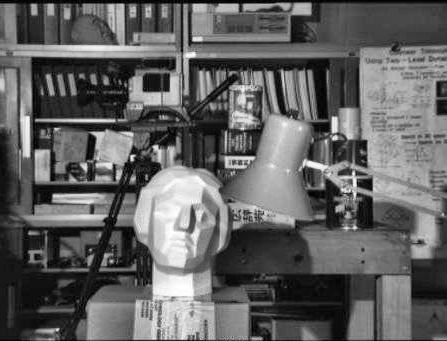
#> input picture 资料/clahe.jpg, 447 x 341 px, found by its file name
$ jupyter execute '2.均衡化.ipynb'
#> lines starting #> are read from the running program, lines starting #| are printed output that depends on the picture; after the words box and inside, x2 and y2 are one past the last pixel; in counts of white or black regions, pixels touching at a corner belong together
[cell 1]
import matplotlib.pyplot as plt
import cv2 as cv
import numpy as np
import matplotlib.pyplot as plt
import imutils

[cell 2]
def show(img):
    plt.figure(dpi=140)
    plt.xlim(0,255)
    plt.plot(img)

[cell 3]
img=cv.imread('/Users/lixuecheng/Downloads/OpenCV/代码+资料/第2-7章notebook课件/图像操作/clahe.jpg',0)
#> img is the input picture: shape (341, 447); min 0, max 255, mean 97.8
plt.imshow(imutils.opencv2matplotlib(img))

[cell 4]
#绘制直方图
hinst=cv.calcHist([img],[0],None,[256],[0,256])
#> hinst = 256 values, max 1584 at index 23, min 45 at index 253, mean 595.4
plt.hist(hinst.ravel(),256)
plt.show()
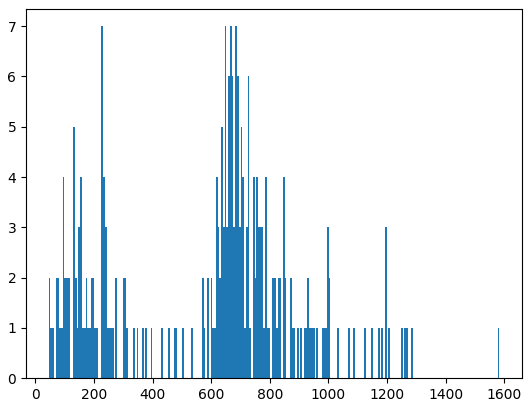
#> figure drawn by matplotlib, 1 panel

[cell 5]
#均衡优化
new_hist=cv.equalizeHist(img)
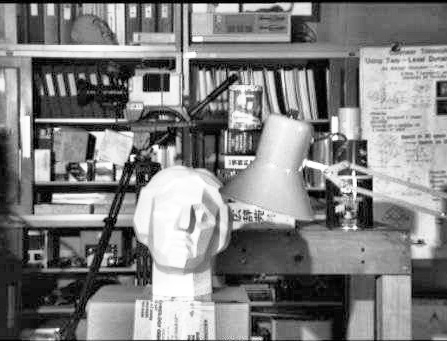
#> new_hist: shape (341, 447); min 0, max 255, mean 128.1
plt.hist(new_hist.ravel(),255)
plt.show()
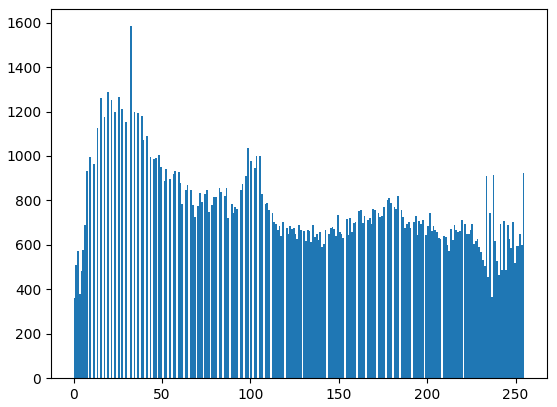
#> figure drawn by matplotlib, 1 panel; tallest bar 1584 high, from x = 32 to 33

[cell 6]
#对原始图像加上掩码mask
mask=np.zeros(img.shape[:2],np.uint8)
mask[100:250,100:350]=255
plt.imshow(imutils.opencv2matplotlib(mask))
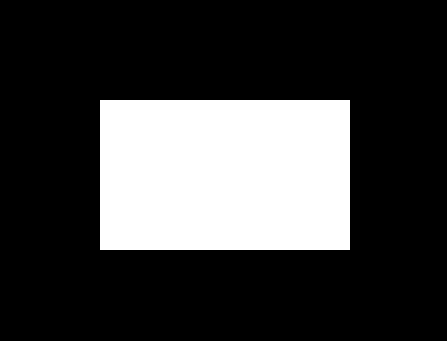
#> shown: shape (341, 447, 3); 24.6% white; 1 white region, box (x1, y1, x2, y2) and area: (100, 100, 350, 250) 37500

[cell 7]
mask_add=cv.bitwise_and(img,img,mask=mask)
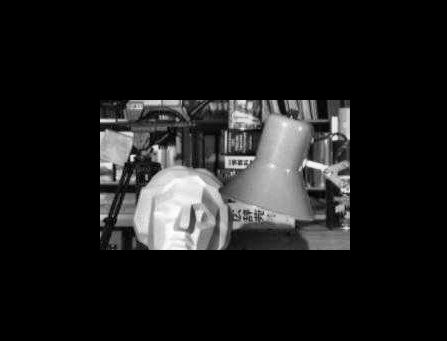
#> mask_add: shape (341, 447); min 0, max 255, mean 28
plt.imshow(imutils.opencv2matplotlib(mask_add))

[cell 8]
#加入掩码后的效果
hinst_masked=cv.calcHist([img],[0],mask_add,[256],[0,256])
#> hinst_masked = 256 values, max 274 at index 32, min 0 at index 0, mean 146.4
plt.hist(hinst_masked.ravel(),256)
plt.show()
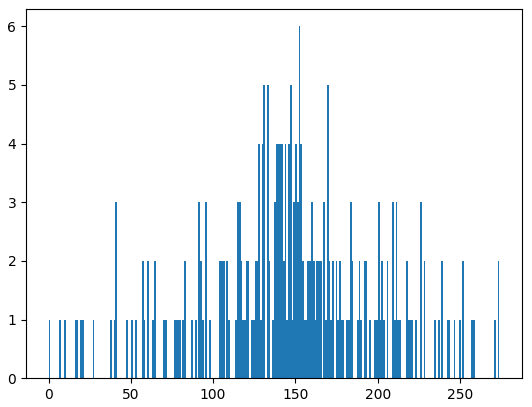
#> figure drawn by matplotlib, 1 panel; tallest bar 6 high, from x = 152 to 153.1

[cell 9]
#使用自定义均衡器的效果
result=cv.createCLAHE(clipLimit=2.0,tileGridSize=(8,8))
result_img=result.apply(img)
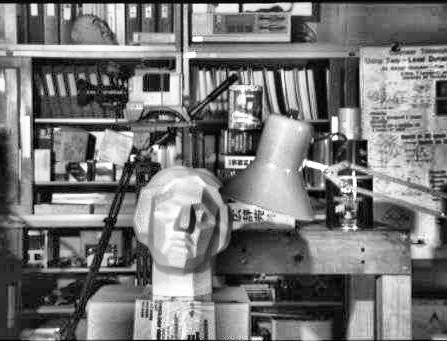
#> result_img: shape (341, 447); min 0, max 255, mean 119.6
plt.imshow(imutils.opencv2matplotlib(result_img))

[cell 10]
hist_result=cv.calcHist([result_img],[0],None,[256],[0,256])
#> hist_result = 256 values, max 858 at index 40, min 40 at index 0, mean 595.4
plt.hist(hist_result.ravel(),256)
plt.show()
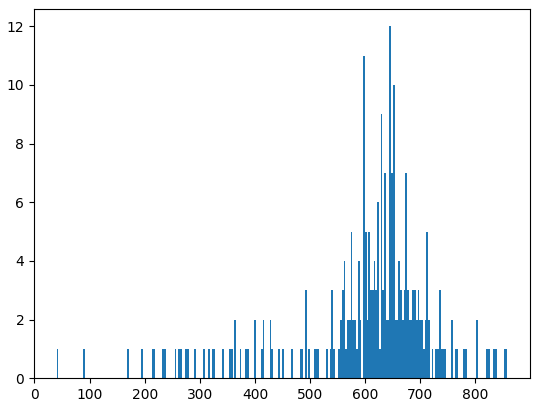
#> figure drawn by matplotlib, 1 panel; tallest bar 12 high, from x = 643.9 to 647.1

[cell 11]
plt.figure(dpi=100,figsize=(10,15))
plt.subplot(421),plt.title("Orign"),plt.imshow(imutils.opencv2matplotlib(img))
plt.subplot(422),plt.title("Orign_hist"),plt.hist(hinst.ravel(),255)
plt.subplot(427),plt.title("result_img"),plt.imshow(imutils.opencv2matplotlib(new_hist))
plt.subplot(428),plt.title("result_hist"),plt.hist(new_hist.ravel(),255)
plt.subplot(425),plt.title("masked_img"),plt.imshow(imutils.opencv2matplotlib(mask_add))
plt.subplot(426),plt.title("masked_hist"),plt.hist(hinst_masked.ravel(),256)
plt.subplot(423),plt.title("resultbetter_img"),plt.imshow(imutils.opencv2matplotlib(result_img))
plt.subplot(424),plt.title("resultbetter_hist"),plt.hist(hist_result.ravel(),256),plt.show()
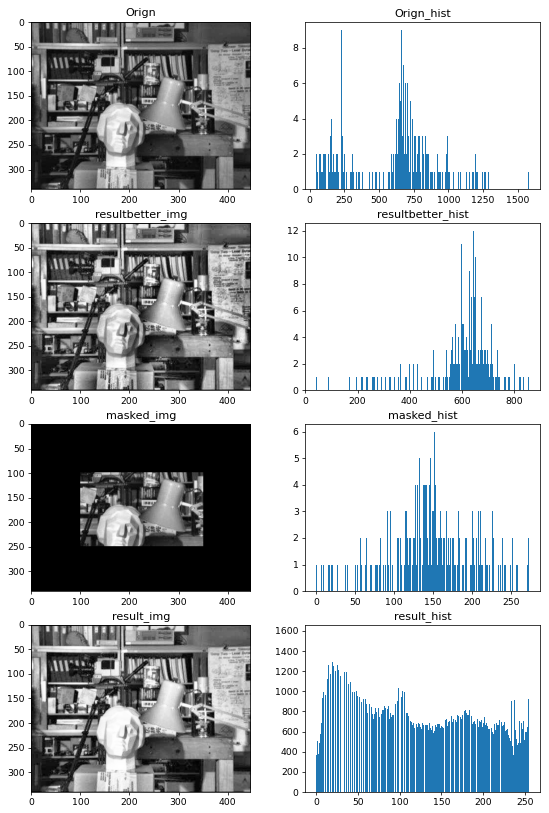
#> figure drawn by matplotlib, 8 panels; panel 4: tallest bar 1584 high, from x = 32 to 33; panel 6: tallest bar 6 high, from x = 152 to 153.1; panel 8: tallest bar 12 high, from x = 643.9 to 647.1

$ run again, with 资料/cat.jpg copied over 资料/clahe.jpg
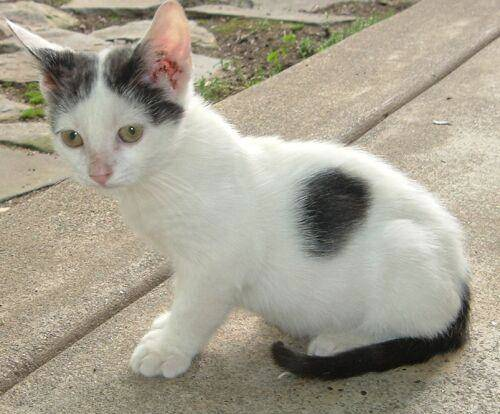
#> input picture 资料/cat.jpg, 500 x 414 px, found by its file name
#> hinst = 256 values, max 3659 at index 179, min 0 at index 1, mean 808.6
#> `[cell 6]`:
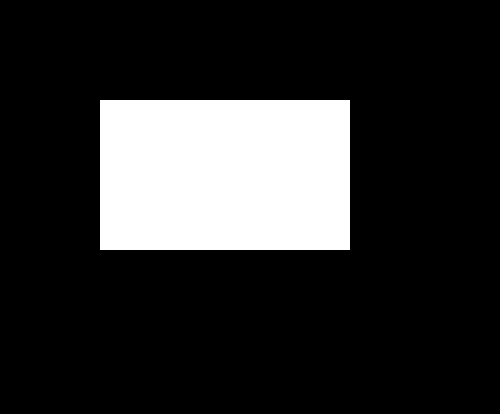
#> shown: shape (414, 500, 3); 18.1% white; 1 white region, box (x1, y1, x2, y2) and area: (100, 100, 350, 250) 37500
#> hinst_masked = 256 values, max 814 at index 186, min 0 at index 0, mean 146.5
#> hist_result = 256 values, max 2050 at index 176, min 1 at index 0, mean 808.6
#> `plt.show()`:
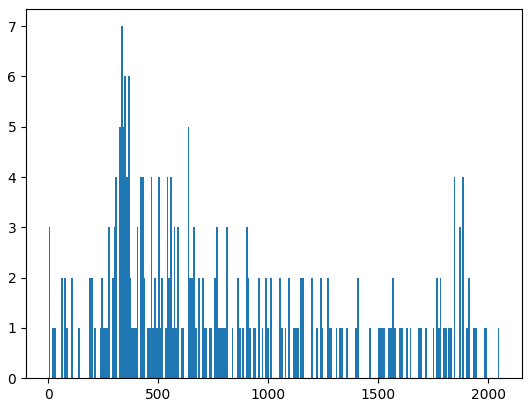
#> figure drawn by matplotlib, 1 panel; tallest bar 7 high, from x = 329.2 to 337.2

$ run again, with 资料/dog.jpg copied over 资料/clahe.jpg
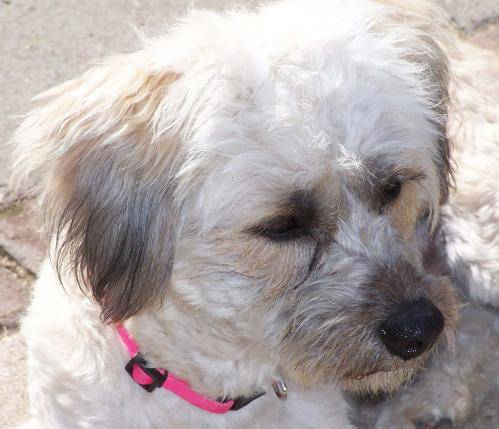
#> input picture 资料/dog.jpg, 499 x 429 px, found by its file name
#> hinst = 256 values, max 2437 at index 253, min 1 at index 1, mean 836.2
#> `[cell 6]`:
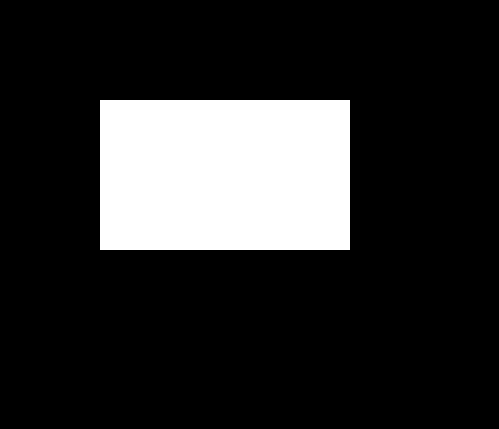
#> shown: shape (429, 499, 3); 17.5% white; 1 white region, box (x1, y1, x2, y2) and area: (100, 100, 350, 250) 37500
#> hinst_masked = 256 values, max 471 at index 198, min 0 at index 0, mean 146.5
#> hist_result = 256 values, max 1973 at index 255, min 0 at index 0, mean 836.2
#> `plt.show()`:
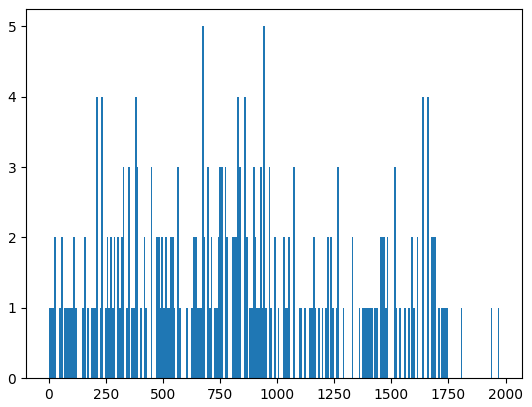
#> figure drawn by matplotlib, 1 panel
